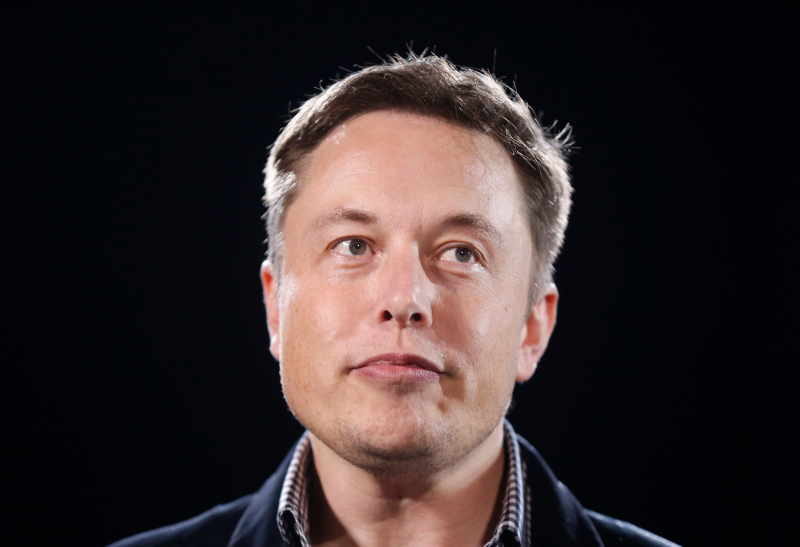
#> input picture elonmusk.jpg, 2400 x 1640 px (shown at 1/3 size)
$ python cropping.py ../elonmusk.jpg
#> lines starting #> are read from the running program, lines starting #| are printed output that depends on the picture; after the words box and inside, x2 and y2 are one past the last pixel; in counts of white or black regions, pixels touching at a corner belong together
import cv2
import sys
import os


class FaceCropper(object):
    CASCADE_PATH = "haarcascade_frontalface_default.xml"

    def __init__(self):
        self.face_cascade = cv2.CascadeClassifier(self.CASCADE_PATH)

    def generate(self, image_path, show_result):
#> called with image_path = '../elonmusk.jpg', show_result = True
        img = cv2.imread(image_path)
#> img is the input picture: shape (1640, 2400, 3); mean B, G, R 42.7, 42.1, 52
        if (img is None):
            print("Can't open image file")
            return 0

        #img = cv2.cvtColor(img, cv2.COLOR_BGR2GRAY)
        faces = self.face_cascade.detectMultiScale(img, 1.1, 3, minSize=(100, 100))
#> faces = [[707, 354, 993, 993]]
        if (faces is None):
            print('Failed to detect face')
            return 0

        if (show_result):
            for (x, y, w, h) in faces:
                cv2.rectangle(img, (x,y), (x+w, y+h), (255,0,0), 2)
#> this loop made 1 pass
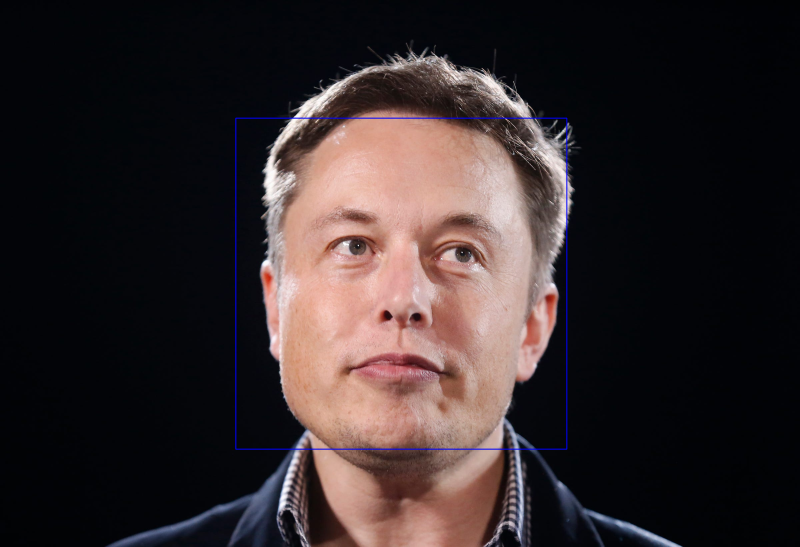
#> img: shape (1640, 2400, 3) (shown at 1/3 size); 0.3% of pixels changed, all inside (x1, y1, x2, y2) = (706, 353, 1702, 1349)
            cv2.imshow('img', img)
            cv2.waitKey(0)
            cv2.destroyAllWindows()

        facecnt = len(faces)
#> facecnt = 1
        print("Detected faces: %d" % facecnt)
#| Detected faces: 1
        i = 0
        height, width = img.shape[:2]
#> height = 1640; width = 2400

        for (x, y, w, h) in faces:
            r = max(w, h) / 2
            centerx = x + w / 2
            centery = y + h / 2
            nx = int(centerx - r)
            ny = int(centery - r)
            nr = int(r * 2)

            faceimg = img[ny:ny+nr, nx:nx+nr]
            lastimg = cv2.resize(faceimg, (32, 32))
            i += 1
            cv2.imwrite("image%d.jpg" % i, lastimg)
#> this loop made 1 pass
#> (x, y, w, h, r, centerx, centery, nx) on pass 1: (707, 354, 993, 993, 496.5, 1203.5, 850.5, 707)
#> pass 1, in generate, `faceimg = img[ny:ny+nr, nx:nx+nr]`:
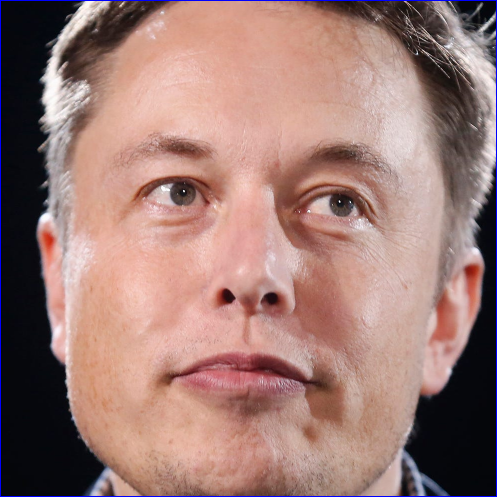
#> faceimg: shape (993, 993, 3) (shown at 1/2 size); mean B, G, R 116.7, 123.1, 157.6
#> pass 1, in generate, `lastimg = cv2.resize(faceimg, (32, 32))`:
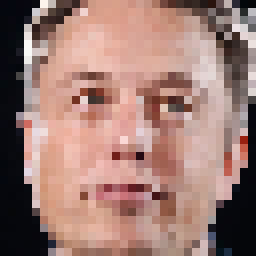
#> lastimg: shape (32, 32, 3) (shown 8 times larger); mean B, G, R 116.1, 124, 158.6
#> after the loop, i = 1


if __name__ == '__main__':
    args = sys.argv
    argc = len(args)

    if (argc != 2):
        print('Usage: %s [image file]' % args[0])
        quit()

    detecter = FaceCropper()
    detecter.generate(args[1], True)
